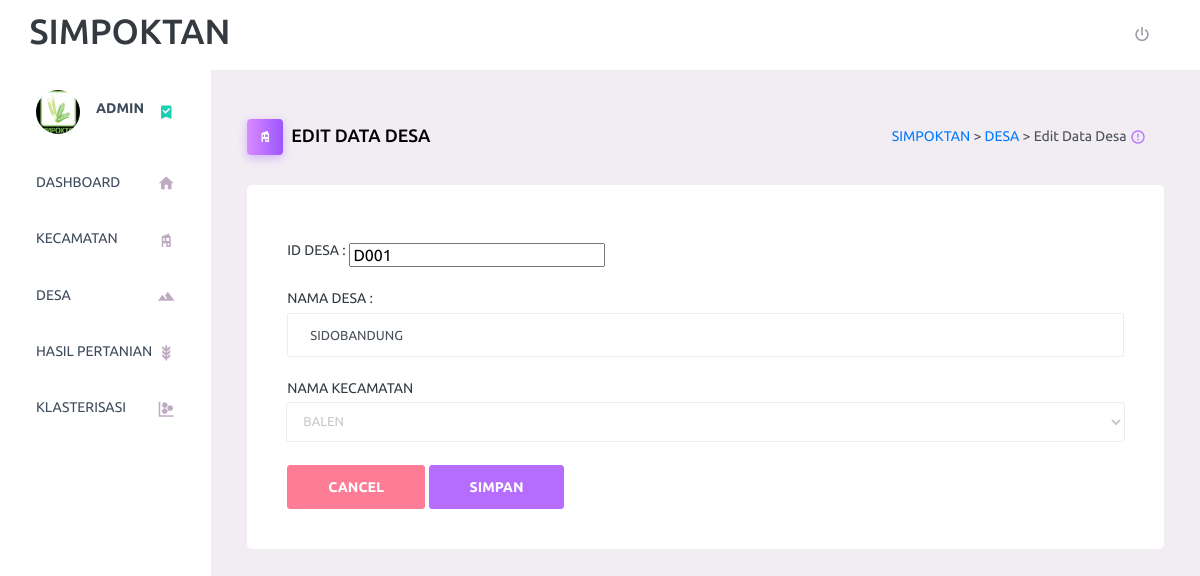
Screenshot of /index.php/c_desa/edit_desa/D001 with the database file from the repository.
### tables this page shows
CREATE TABLE `desa` (
  `id_desa` varchar(20) NOT NULL,
  `nama_desa` varchar(20) NOT NULL,
  `id_kecamatan` varchar(20) NOT NULL
);

CREATE TABLE `kecamatan` (
  `id_kecamatan` varchar(20) NOT NULL,
  `nama_kecamatan` varchar(20) NOT NULL,
  `jumlah_desa` int(11) NOT NULL,
  `luas_area` varchar(20) NOT NULL,
  `kode_pos` varchar(20) NOT NULL,
  `alamat` varchar(100) NOT NULL,
  `telepon` varchar(20) NOT NULL,
  `email` varchar(50) NOT NULL
);

### application/controllers/C_desa.php (called while the page is built, shortened)
<?php
	class C_desa extends CI_Controller{
		public function edit_desa($id_desa){
				$where = array('id_desa' => $id_desa);
				$data['desa'] = $this->M_data->get_where('desa',$where);
				$data['kecamatan'] = $this->M_data->get('kecamatan');
				$this->load->view('V_link');
				$this->load->view('V_navbar');
				$this->load->view('V_editdesa',$data);
		}
}
 ?>

### index.php (called while the page is built, shortened)
<?php
require_once BASEPATH.'core/CodeIgniter.php';

### application/models/M_data.php (called while the page is built, shortened)
<?php
class M_data extends CI_Model{
	public function get($nama_table){
		return $this->db->get($nama_table)->result();
	}
	public function get_where($nama_table,$where){
		return $this->db->get_where($nama_table,$where)->result();
	}
}
 ?>

### application/views/V_editdesa.php (the view)
<div class="content-wrapper">
	<div class="page-header">
            <h3 class="page-title">
              <span class="page-title-icon bg-gradient-primary text-white mr-2">
                <i class="mdi mdi-home-modern"></i>
              </span>EDIT DATA DESA
            </h3>
            <nav aria-label="breadcrumb">
              <ul class="breadcrumb">
                <li class="breadcrumb-item active" aria-current="page">
                  <span>
                  	<a href="<?= site_url('C_dashboard/breadcrumb') ?>">SIMPOKTAN </a>>
                  	<a href="<?php echo base_url('c_desa')?>">DESA</a> > Edit Data Desa
                  </span>
                  <i class="mdi mdi-alert-circle-outline icon-sm text-primary align-middle"></i>
                </li>
              </ul>
            </nav>
          </div>
	<section class="content">
		<?php foreach ($desa as $ds){ ?>
			<div class="card">
			<div class="card-body">
		<form action="<?php echo base_url().'c_desa/simpan_edit/'.$ds->id_desa; ?>"
			method="POST">
			<br>
					<div class="form-group">
                      <label for="exampleInputUsername2">ID DESA : </label>
                      <input type="text" readonly name="id_desa" class="form-contol" value="<?php echo $ds->id_desa ?>" id="exampleInputUsername2" placeholder="Id Desa">
                    </div>
 					<div class="form-group">
                      <label for="exampleInputUsername1">NAMA DESA : </label>
                      <input type="text" name="nama_desa" class="form-control" value="<?php echo $ds->nama_desa ?>" id="exampleInputUsername1" placeholder="Username">
                    </div>
	              <div class="form-group">
	                <label>NAMA KECAMATAN</label>
	                <select name="id_kecamatan" class="form-control" value="<?php echo $ds->id_kecamatan ?>">
	                <?php foreach ($kecamatan as $ld ) { ?>
	                    <option value="<?php echo $ld->id_kecamatan ?>" <?= ($ld->id_kecamatan == $ds->id_kecamatan ? "selected":"") ?>><?php echo $ld->nama_kecamatan ?></option>
	                <?php  } ?>
	              </select>
	              </div>
			<a href="<?php echo base_url('c_desa')?>">
				<button type="button" class="btn btn-danger">CANCEL</button>
			</a>
			<button type="submit" class="btn btn-primary">SIMPAN</button>
		</form>
		<?php } ?>
	</div>
	</div>
	</section>
</div>

### rows the page displays
desa: id_desa "D001", nama_desa "SIDOBANDUNG", id_kecamatan "BALEN"
